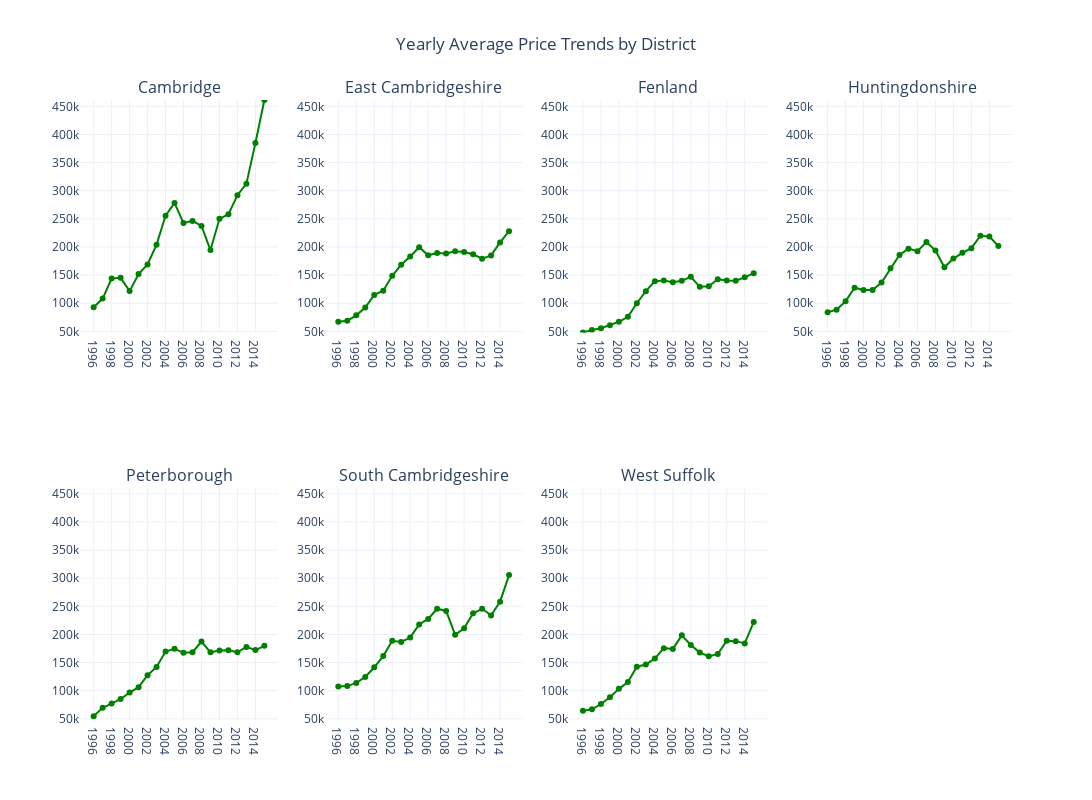

Source (notebook cell):
### Markdown cell above
### - average for each year

### Code cell
df_primary_market['Year'] = df_primary_market['Year_Quarter'].str.split().str[0]

# Group by 'Year' and 'Area' to calculate average price per year per area
yearly_avg = df_primary_market.groupby(['Year', 'Area']).agg({'Price': 'mean'}).reset_index()
areas = yearly_avg['Area'].unique()

n_rows = 2
n_cols = 4
fig = make_subplots(rows=n_rows, cols=n_cols, subplot_titles=areas)


plot_row, plot_col = 1, 1

# uniform Y-axis range based on max and min of average prices

max_price = yearly_avg['Price'].max()
min_price = yearly_avg['Price'].min()

for i, area in enumerate(areas, start=1):
    area_data = yearly_avg[yearly_avg['Area'] == area]
    trace = go.Scatter(x=area_data['Year'], y=area_data['Price'], 
                       mode='lines+markers', name=area, 
                       line=dict(color='green'))
    
    fig.add_trace(trace, row=plot_row, col=plot_col)
    
    plot_col += 1
    if plot_col > n_cols: 
        plot_row += 1
        plot_col = 1
    if plot_row > n_rows and plot_col > n_cols:
        break

fig.update_yaxes(range=[min_price, max_price], nticks=10)

fig.update_layout(height=800, width=1200, title_text="Yearly Average Price Trends by District",
                  showlegend=False, template='plotly_white', title_x=0.5)

fig.show()

#Saving to HTML
fig.write_html('full_figure.html')

### Figure 1 — Plotly figure (JSON) as saved in the notebook; plotly's stock layout.template omitted (floating-point values rounded to 4 significant figures)
{"data": [{"line": {"color": "green"}, "mode": "lines+markers", "name": "Cambridge", "type": "scatter", "x": ["1996", "1997", "1998", "1999", "2000", "2001", "2002", "2003", "2004", "2005", "2006", "2007", "2008", "2009", "2010", "2011", "2012", "2013", "2014", "2015"], "xaxis": "x", "y": [92750.0, 108300.0, 143900.0, 145100.0, 121525, 151833, 168800.0, 204100.0, 255500.0, 278250, 242473, 246300.0, 237500.0, 194500.0, 250000, 258100.0, 292000.0, 312500, 384700.0, 461225], "yaxis": "y"}, {"line": {"color": "green"}, "mode": "lines+markers", "name": "East Cambridgeshire", "type": "scatter", "x": ["1996", "1997", "1998", "1999", "2000", "2001", "2002", "2003", "2004", "2005", "2006", "2007", "2008", "2009", "2010", "2011", "2012", "2013", "2014", "2015"], "xaxis": "x2", "y": [66990.0, 68740.0, 78450.0, 92310.0, 114700.0, 122100.0, 148800.0, 168500.0, 183200.0, 199480, 185100.0, 189400.0, 188300.0, 192500.0, 191100.0, 187000.0, 179062, 185000, 208100.0, 228100.0], "yaxis": "y2"}, {"line": {"color": "green"}, "mode": "lines+markers", "name": "Fenland", "type": "scatter", "x": ["1996", "1997", "1998", "1999", "2000", "2001", "2002", "2003", "2004", "2005", "2006", "2007", "2008", "2009", "2010", "2011", "2012", "2013", "2014", "2015"], "xaxis": "x3", "y": [47950, 52460.0, 55590.0, 60850, 66960.0, 75775, 99990.0, 121400.0, 139200.0, 140200.0, 137200.0, 139750, 147000, 129200.0, 130125, 142500, 140400.0, 140100.0, 146000.0, 153400.0], "yaxis": "y3"}, {"line": {"color": "green"}, "mode": "lines+markers", "name": "Huntingdonshire", "type": "scatter", "x": ["1996", "1997", "1998", "1999", "2000", "2001", "2002", "2003", "2004", "2005", "2006", "2007", "2008", "2009", "2010", "2011", "2012", "2013", "2014", "2015"], "xaxis": "x4", "y": [83870.0, 88500.0, 103500.0, 127600.0, 123400.0, 123400.0, 136700.0, 162100.0, 185700.0, 197000.0, 192600.0, 208700.0, 193700.0, 163800.0, 179400.0, 189560, 197900.0, 219997, 218600.0, 201500.0], "yaxis": "y4"}, {"line": {"color": "green"}, "mode": "lines+markers", "name": "Peterborough", "type": "scatter", "x": ["1996", "1997", "1998", "1999", "2000", "2001", "2002", "2003", "2004", "2005", "2006", "2007", "2008", "2009", "2010", "2011", "2012", "2013", "2014", "2015"], "xaxis": "x5", "y": [54840.0, 69547, 77180.0, 85350.0, 96673, 106300.0, 127700.0, 142372, 169700.0, 174500.0, 167372, 168400.0, 187500.0, 168250, 171500.0, 171842, 168400.0, 177875, 172200.0, 179900.0], "yaxis": "y5"}, {"line": {"color": "green"}, "mode": "lines+markers", "name": "South Cambridgeshire", "type": "scatter", "x": ["1996", "1997", "1998", "1999", "2000", "2001", "2002", "2003", "2004", "2005", "2006", "2007", "2008", "2009", "2010", "2011", "2012", "2013", "2014", "2015"], "xaxis": "x6", "y": [107500.0, 108250, 113800.0, 124600.0, 141700.0, 161500.0, 188700.0, 186475, 194700.0, 217920, 227600.0, 245700.0, 241900.0, 199375, 211100, 237700.0, 245600.0, 233900.0, 258200.0, 305474], "yaxis": "y6"}, {"line": {"color": "green"}, "mode": "lines+markers", "name": "West Suffolk", "type": "scatter", "x": ["1996", "1997", "1998", "1999", "2000", "2001", "2002", "2003", "2004", "2005", "2006", "2007", "2008", "2009", "2010", "2011", "2012", "2013", "2014", "2015"], "xaxis": "x7", "y": [64330.0, 66960.0, 76310.0, 88381, 103300.0, 115546, 142771, 146700.0, 157200.0, 175700.0, 174400.0, 198400.0, 181200.0, 167700.0, 161300.0, 165100.0, 188900.0, 188100.0, 184100.0, 222100.0], "yaxis": "y7"}], "layout": {"annotations": [{"font": {"size": 16}, "showarrow": false, "text": "Cambridge", "x": 0.1062, "xanchor": "center", "xref": "paper", "y": 1, "yanchor": "bottom", "yref": "paper"}, {"font": {"size": 16}, "showarrow": false, "text": "East Cambridgeshire", "x": 0.3688, "xanchor": "center", "xref": "paper", "y": 1, "yanchor": "bottom", "yref": "paper"}, {"font": {"size": 16}, "showarrow": false, "text": "Fenland", "x": 0.6313, "xanchor": "center", "xref": "paper", "y": 1, "yanchor": "bottom", "yref": "paper"}, {"font": {"size": 16}, "showarrow": false, "text": "Huntingdonshire", "x": 0.8938, "xanchor": "center", "xref": "paper", "y": 1, "yanchor": "bottom", "yref": "paper"}, {"font": {"size": 16}, "showarrow": false, "text": "Peterborough", "x": 0.1062, "xanchor": "center", "xref": "paper", "y": 0.375, "yanchor": "bottom", "yref": "paper"}, {"font": {"size": 16}, "showarrow": false, "text": "South Cambridgeshire", "x": 0.3688, "xanchor": "center", "xref": "paper", "y": 0.375, "yanchor": "bottom", "yref": "paper"}, {"font": {"size": 16}, "showarrow": false, "text": "West Suffolk", "x": 0.6313, "xanchor": "center", "xref": "paper", "y": 0.375, "yanchor": "bottom", "yref": "paper"}], "height": 800, "showlegend": false, "title": {"text": "Yearly Average Price Trends by District", "x": 0.5}, "width": 1200, "xaxis": {"anchor": "y", "domain": [0, 0.2125]}, "xaxis2": {"anchor": "y2", "domain": [0.2625, 0.475]}, "xaxis3": {"anchor": "y3", "domain": [0.525, 0.7375]}, "xaxis4": {"anchor": "y4", "domain": [0.7875, 1]}, "xaxis5": {"anchor": "y5", "domain": [0, 0.2125]}, "xaxis6": {"anchor": "y6", "domain": [0.2625, 0.475]}, "xaxis7": {"anchor": "y7", "domain": [0.525, 0.7375]}, "xaxis8": {"anchor": "y8", "domain": [0.7875, 1]}, "yaxis": {"anchor": "x", "domain": [0.625, 1], "nticks": 10, "range": [47950, 461225]}, "yaxis2": {"anchor": "x2", "domain": [0.625, 1], "nticks": 10, "range": [47950, 461225]}, "yaxis3": {"anchor": "x3", "domain": [0.625, 1], "nticks": 10, "range": [47950, 461225]}, "yaxis4": {"anchor": "x4", "domain": [0.625, 1], "nticks": 10, "range": [47950, 461225]}, "yaxis5": {"anchor": "x5", "domain": [0, 0.375], "nticks": 10, "range": [47950, 461225]}, "yaxis6": {"anchor": "x6", "domain": [0, 0.375], "nticks": 10, "range": [47950, 461225]}, "yaxis7": {"anchor": "x7", "domain": [0, 0.375], "nticks": 10, "range": [47950, 461225]}, "yaxis8": {"anchor": "x8", "domain": [0, 0.375], "nticks": 10, "range": [47950, 461225]}}}
